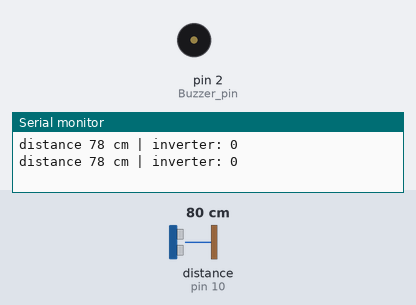
Bench run of a sketch on a simulated Arduino Uno, built with avr-gcc and run on an emulated ATmega328P. Parts: buzzer (waves = sounding, pin HIGH), the last lines printed to the serial monitor. Wiring (inferred from the names in the program): ultrasonic range finder: trigger pin 9; echo pin 10. Inputs (shaded band) come from the test bench; at power-on: distance to the obstacle (sensor on pin 10) 80 cm. The echo pulse lasts 58.3 µs per cm; pins used as bus, display or sensor lines are not drawn.

Above: at 1.8 s.
1.9 s: distance to the obstacle (sensor on pin 10) set to 12 cm
3.4 s: distance to the obstacle (sensor on pin 10) set to 9 cm
At 4.8 s:
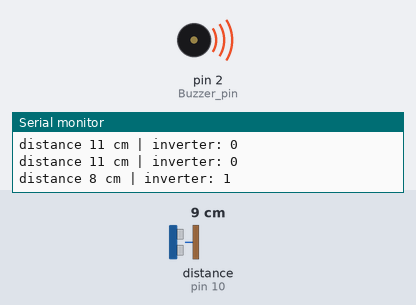
5.5 s: distance to the obstacle (sensor on pin 10) set to 18 cm
At 6.5 s:
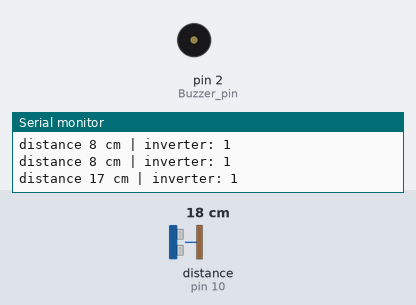
7.5 s: distance to the obstacle (sensor on pin 10) set to 2 cm
At 9.3 s:
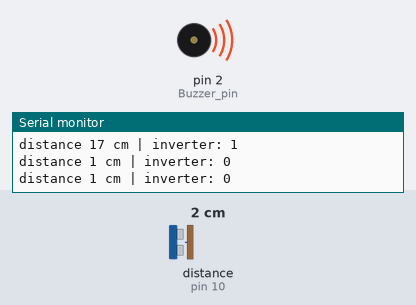
Timing chart, 0 to 10.5 s (numbered marks = the images above; inputs shaded):
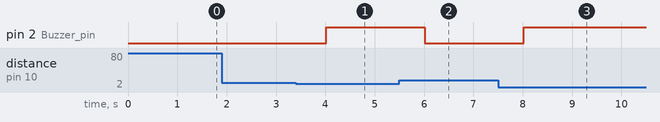

Measured:
- the behaviour switches between 11 and 10 cm on distance to the obstacle (sensor on pin 10) (found by bisection; images 0 and 1)
- after the input at 3.4 s, pin 2 (Buzzer_pin): LOW → HIGH after 0.62 s
- after the input at 5.5 s, pin 2 (Buzzer_pin): HIGH → LOW after 0.52 s
- after the input at 7.5 s, pin 2 (Buzzer_pin): LOW → HIGH after 0.52 s

The sketch:

BATTERY_PROJECT.ino
```cpp
const int trigPin = 9;
const int EchoPin = 10;
const int relayPin = 7;
bool relayState = LOW;
bool previousCondition = false;
// int inverter_on_led = 7;
int Buzzer_pin = 2;
// const int distanceThreshold = 1000; //10 meters
long duration;
int distance;

unsigned long printInterval = 1 * 60 * 1000; // 5 minutes in milliseconds
unsigned long previousPrintTime = 0;
// bool buzzerOn = false;

void setup() {
  Serial.begin(9600);
  // put your setup code here, to run once:
  pinMode (Buzzer_pin, OUTPUT);
 //  pinMode (inverter_on_led, OUTPUT);
  pinMode (trigPin, OUTPUT); // NOTE: THE TRIGPIN SENDS OUT OING SOUNDS
  pinMode (EchoPin, INPUT);

}

void loop() {
  // put your main code here, to run repeatedly:
  // Interfacing ultrasonic sensor pinout with Arduino
  // Vcc is the supply pin of the HC-SR04 module
  // GND is the ground pin of the modules
  // TRIG is the trigger pin of the modules (pin 4)
  // ECHO is the echo pin of the modules (pin 5)

  // SETTING TRIGERPIN TO LOW AND HIGH TO TRIGGER ULTRA-SONIC SENSORS TO SEND OUT ULTRA-SONIC PULSE.
  digitalWrite(trigPin, LOW); //SETTING THE INITIAL TRIGPIN TO LOW.
  delayMicroseconds(10); //WAIT FOR 2MICROSECONDS
  digitalWrite(trigPin, HIGH);
  delayMicroseconds(2);
  digitalWrite(trigPin, LOW);

  // CODE TO CALCULATE THE DISTANCE BASE ON DURATION OF THE ECHO
  duration = pulseIn(EchoPin, HIGH); //THE PULSEIN READS THE LENGTH OF A PULSE ON A PIN EITHER HIGH OR LOW
  //CALCULATE THE DISTANCE
  // DISTANCE IN (CM) = (TIME * SPEED OF SOUND)/2
  // NOTE: SPEED OF SOUND IN AIR IS 343.2M/S
  // DISTANCE IS DIVIDED BY 2, SINCE WE ARE SENDING AND RECIEVING AND WE NEED THE JUST DISTANCE BTW THE SENSOR AND THE OBJECT
  distance = duration /2.0 * 0.034; // THE O.O34CM/US IS THE SPEED OF SOUND IN AIR


  if(distance < 10){
    if(!previousCondition){
      relayState = !relayState;
      digitalWrite(Buzzer_pin, HIGH);
      digitalWrite(relayPin, relayState);
      previousCondition = true;
    }
  }


  else {
      digitalWrite(Buzzer_pin, LOW);
      previousCondition = false;

  }

  unsigned long currentTime = millis();
  if(currentTime - previousPrintTime >= printInterval){
    previousPrintTime = currentTime;

  }

  Serial.print("distance ");
  Serial.print(distance);
  Serial.print(" cm | inverter: ");
  Serial.println(relayState);


  delay(1000);
// print side working
}
```
